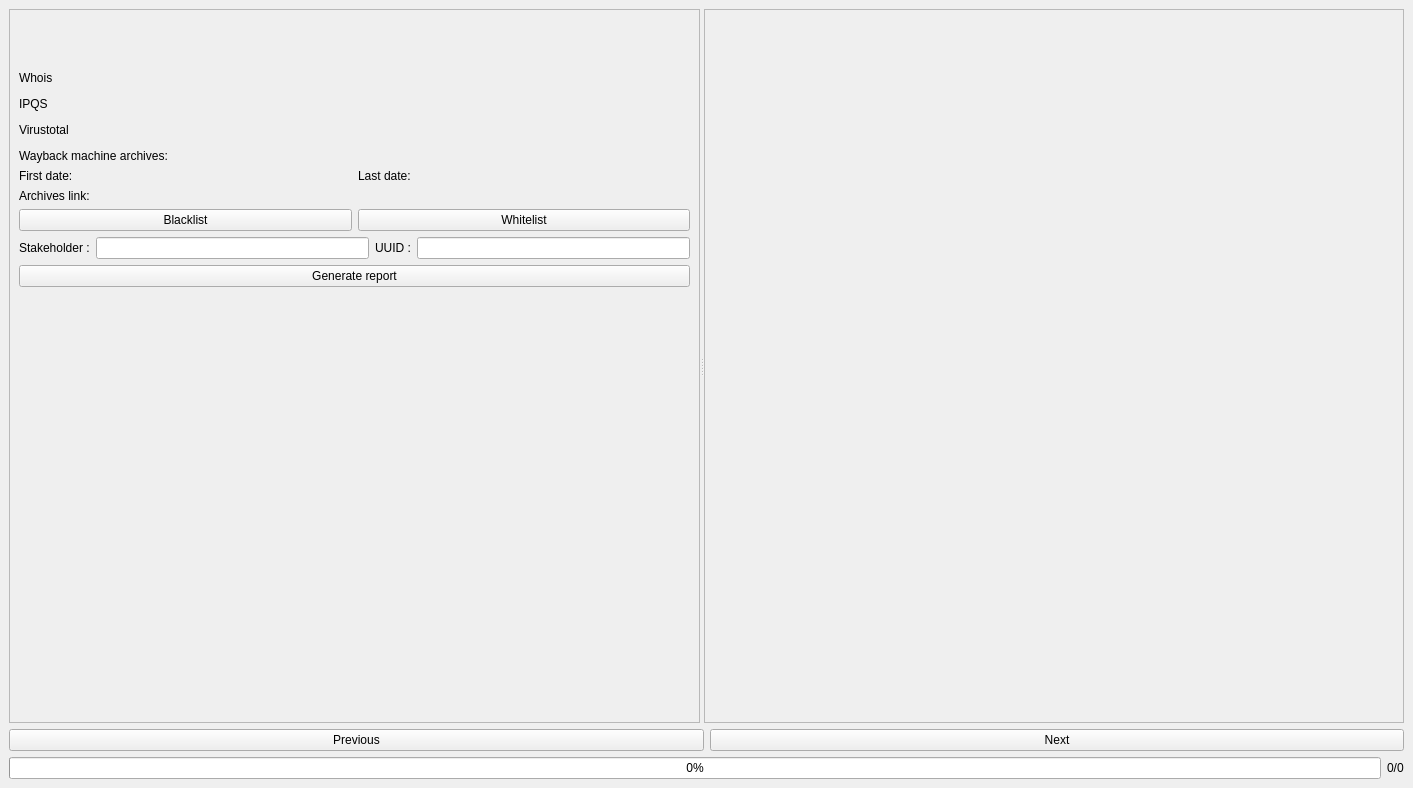
<?xml version="1.0" encoding="UTF-8"?>
<ui version="4.0">
 <class>Analyser</class>
 <widget class="QMainWindow" name="Analyser">
  <property name="geometry">
   <rect>
    <x>0</x>
    <y>0</y>
    <width>1413</width>
    <height>788</height>
   </rect>
  </property>
  <property name="sizePolicy">
   <sizepolicy hsizetype="Ignored" vsizetype="Ignored">
    <horstretch>0</horstretch>
    <verstretch>0</verstretch>
   </sizepolicy>
  </property>
  <property name="windowTitle">
   <string>Analyser</string>
  </property>
  <widget class="QWidget" name="centralwidget">
   <layout class="QVBoxLayout" name="verticalLayout">
    <item>
     <widget class="QSplitter" name="splitter">
      <property name="orientation">
       <enum>Qt::Horizontal</enum>
      </property>
      <widget class="QScrollArea" name="scrollArea">
       <property name="minimumSize">
        <size>
         <width>600</width>
         <height>0</height>
        </size>
       </property>
       <property name="horizontalScrollBarPolicy">
        <enum>Qt::ScrollBarAlwaysOff</enum>
       </property>
       <property name="widgetResizable">
        <bool>true</bool>
       </property>
       <widget class="QWidget" name="scrollAreaWidgetContents">
        <property name="geometry">
         <rect>
          <x>0</x>
          <y>0</y>
          <width>689</width>
          <height>423</height>
         </rect>
        </property>
        <layout class="QVBoxLayout" name="verticalLayout_4">
         <item>
          <widget class="QLabel" name="domainNameLabel">
           <property name="font">
            <font>
             <pointsize>30</pointsize>
             <weight>75</weight>
             <italic>false</italic>
             <bold>true</bold>
             <underline>false</underline>
             <strikeout>false</strikeout>
             <kerning>true</kerning>
            </font>
           </property>
           <property name="text">
            <string/>
           </property>
           <property name="alignment">
            <set>Qt::AlignCenter</set>
           </property>
          </widget>
         </item>
         <item>
          <widget class="QLabel" name="whoisLabel">
           <property name="text">
            <string>Whois</string>
           </property>
          </widget>
         </item>
         <item>
          <widget class="CollapsableTreeView" name="whoisCollapsableTreeView" native="true"/>
         </item>
         <item>
          <layout class="QHBoxLayout" name="IPQSLayout">
           <item>
            <widget class="QLabel" name="IPQSLabel">
             <property name="text">
              <string>IPQS</string>
             </property>
            </widget>
           </item>
           <item>
            <widget class="QLabel" name="IPQSValueLabel">
             <property name="font">
              <font>
               <weight>75</weight>
               <bold>true</bold>
              </font>
             </property>
             <property name="text">
              <string/>
             </property>
            </widget>
           </item>
          </layout>
         </item>
         <item>
          <widget class="CollapsableTreeView" name="IPQSCollapsableTreeView" native="true"/>
         </item>
         <item>
          <layout class="QHBoxLayout" name="virustotalLayout">
           <item>
            <widget class="QLabel" name="virustotalLabel">
             <property name="text">
              <string>Virustotal</string>
             </property>
            </widget>
           </item>
           <item>
            <widget class="QLabel" name="virustotalValueLabel">
             <property name="font">
              <font>
               <weight>75</weight>
               <bold>true</bold>
              </font>
             </property>
             <property name="text">
              <string/>
             </property>
            </widget>
           </item>
          </layout>
         </item>
         <item>
          <widget class="CollapsableTreeView" name="virustotalCollapsableTreeView" native="true"/>
         </item>
         <item>
          <layout class="QHBoxLayout" name="waybackMachineLayout">
           <item>
            <widget class="QLabel" name="waybackMachineLabel">
             <property name="sizePolicy">
              <sizepolicy hsizetype="Maximum" vsizetype="Preferred">
               <horstretch>0</horstretch>
               <verstretch>0</verstretch>
              </sizepolicy>
             </property>
             <property name="text">
              <string>Wayback machine archives:</string>
             </property>
            </widget>
           </item>
           <item>
            <widget class="QLabel" name="nbrArchivesLabel">
             <property name="font">
              <font>
               <weight>75</weight>
               <bold>true</bold>
              </font>
             </property>
             <property name="text">
              <string/>
             </property>
            </widget>
           </item>
          </layout>
         </item>
         <item>
          <layout class="QHBoxLayout" name="waybackMachineLayout2">
           <item>
            <widget class="QLabel" name="firstDateLabel">
             <property name="sizePolicy">
              <sizepolicy hsizetype="Maximum" vsizetype="Preferred">
               <horstretch>0</horstretch>
               <verstretch>0</verstretch>
              </sizepolicy>
             </property>
             <property name="text">
              <string>First date:</string>
             </property>
            </widget>
           </item>
           <item>
            <widget class="QLabel" name="firstDateValueLabel">
             <property name="font">
              <font>
               <weight>75</weight>
               <bold>true</bold>
              </font>
             </property>
             <property name="text">
              <string/>
             </property>
            </widget>
           </item>
           <item>
            <widget class="QLabel" name="lastDateLabel">
             <property name="sizePolicy">
              <sizepolicy hsizetype="Maximum" vsizetype="Preferred">
               <horstretch>0</horstretch>
               <verstretch>0</verstretch>
              </sizepolicy>
             </property>
             <property name="text">
              <string>Last date:</string>
             </property>
            </widget>
           </item>
           <item>
            <widget class="QLabel" name="lastDateValueLabel">
             <property name="font">
              <font>
               <weight>75</weight>
               <bold>true</bold>
              </font>
             </property>
             <property name="text">
              <string/>
             </property>
            </widget>
           </item>
          </layout>
         </item>
         <item>
          <layout class="QHBoxLayout" name="waybackMachineLayout3">
           <item>
            <widget class="QLabel" name="archivesLinkLabel">
             <property name="sizePolicy">
              <sizepolicy hsizetype="Maximum" vsizetype="Preferred">
               <horstretch>0</horstretch>
               <verstretch>0</verstretch>
              </sizepolicy>
             </property>
             <property name="text">
              <string>Archives link:</string>
             </property>
            </widget>
           </item>
           <item>
            <widget class="QLabel" name="archivesLinkValueLabel">
             <property name="font">
              <font>
               <weight>75</weight>
               <bold>true</bold>
              </font>
             </property>
             <property name="text">
              <string/>
             </property>
             <property name="openExternalLinks">
              <bool>true</bool>
             </property>
            </widget>
           </item>
          </layout>
         </item>
         <item>
          <layout class="QHBoxLayout" name="blackWhitelistLayout">
           <item>
            <widget class="QPushButton" name="blacklistButton">
             <property name="text">
              <string>Blacklist</string>
             </property>
            </widget>
           </item>
           <item>
            <widget class="QPushButton" name="whitelistButton">
             <property name="text">
              <string>Whitelist</string>
             </property>
            </widget>
           </item>
          </layout>
         </item>
         <item>
          <layout class="QHBoxLayout" name="reportLayout">
           <item>
            <widget class="QLabel" name="stakeholderLabel">
             <property name="text">
              <string>Stakeholder :</string>
             </property>
            </widget>
           </item>
           <item>
            <widget class="QLineEdit" name="stakeholderLineEdit"/>
           </item>
           <item>
            <widget class="QLabel" name="UUIDLabel">
             <property name="text">
              <string>UUID :</string>
             </property>
            </widget>
           </item>
           <item>
            <widget class="QLineEdit" name="UUIDLineEdit"/>
           </item>
          </layout>
         </item>
         <item>
          <widget class="QPushButton" name="generateReportButton">
           <property name="text">
            <string>Generate report</string>
           </property>
          </widget>
         </item>
         <item>
          <spacer name="verticalSpacer_2">
           <property name="orientation">
            <enum>Qt::Vertical</enum>
           </property>
           <property name="sizeHint" stdset="0">
            <size>
             <width>20</width>
             <height>40</height>
            </size>
           </property>
          </spacer>
         </item>
        </layout>
       </widget>
      </widget>
      <widget class="QScrollArea" name="scrollArea_2">
       <property name="sizePolicy">
        <sizepolicy hsizetype="Maximum" vsizetype="Expanding">
         <horstretch>0</horstretch>
         <verstretch>0</verstretch>
        </sizepolicy>
       </property>
       <property name="minimumSize">
        <size>
         <width>700</width>
         <height>0</height>
        </size>
       </property>
       <property name="widgetResizable">
        <bool>true</bool>
       </property>
       <widget class="QWidget" name="scrollAreaWidget">
        <property name="enabled">
         <bool>true</bool>
        </property>
        <property name="geometry">
         <rect>
          <x>0</x>
          <y>0</y>
          <width>27</width>
          <height>423</height>
         </rect>
        </property>
        <property name="sizePolicy">
         <sizepolicy hsizetype="Maximum" vsizetype="Preferred">
          <horstretch>0</horstretch>
          <verstretch>0</verstretch>
         </sizepolicy>
        </property>
        <layout class="QVBoxLayout" name="verticalLayout_2">
         <item>
          <widget class="QLabel" name="imageArea">
           <property name="sizePolicy">
            <sizepolicy hsizetype="Maximum" vsizetype="Preferred">
             <horstretch>0</horstretch>
             <verstretch>0</verstretch>
            </sizepolicy>
           </property>
           <property name="text">
            <string/>
           </property>
           <property name="scaledContents">
            <bool>true</bool>
           </property>
          </widget>
         </item>
        </layout>
       </widget>
      </widget>
     </widget>
    </item>
    <item>
     <layout class="QHBoxLayout" name="horizontalLayout_4">
      <item>
       <widget class="QPushButton" name="previousButton">
        <property name="text">
         <string>Previous</string>
        </property>
       </widget>
      </item>
      <item>
       <widget class="QPushButton" name="nextButton">
        <property name="text">
         <string>Next</string>
        </property>
       </widget>
      </item>
     </layout>
    </item>
    <item>
     <layout class="QHBoxLayout" name="horizontalLayout">
      <item>
       <widget class="QProgressBar" name="progressBar">
        <property name="value">
         <number>0</number>
        </property>
       </widget>
      </item>
      <item>
       <widget class="QLabel" name="countLabel">
        <property name="sizePolicy">
         <sizepolicy hsizetype="Fixed" vsizetype="Fixed">
          <horstretch>0</horstretch>
          <verstretch>0</verstretch>
         </sizepolicy>
        </property>
        <property name="text">
         <string>0/0</string>
        </property>
       </widget>
      </item>
     </layout>
    </item>
   </layout>
  </widget>
 </widget>
 <customwidgets>
  <customwidget>
   <class>CollapsableTreeView</class>
   <extends>QWidget</extends>
   <header location="global">collapsableTreeview</header>
   <container>1</container>
  </customwidget>
 </customwidgets>
 <resources/>
 <connections/>
</ui>
